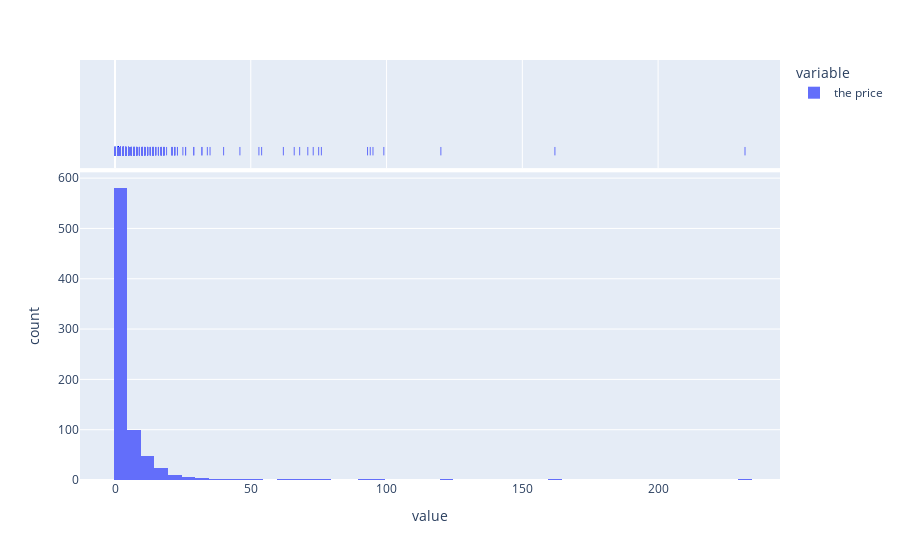
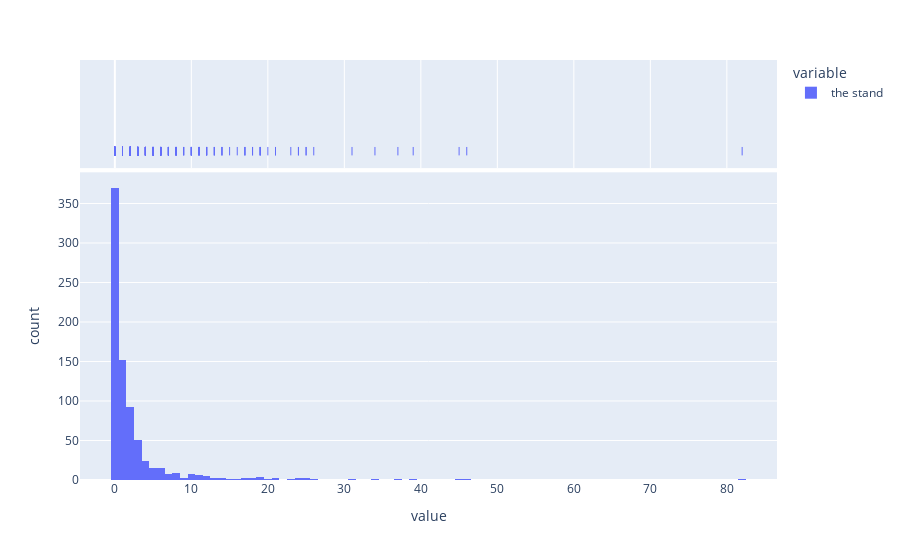

Notebook source saved alongside these figures, in order:
### Code cell
for phrase in product_attribute_counts.columns[1:]:
    fig = px.histogram(product_attribute_counts[phrase], marginal='rug')
    fig.show()

### Figure 1 — Plotly figure (JSON) as saved in the notebook; plotly's stock layout.template omitted (floating-point values rounded to 4 significant figures; data arrays with more than 128 entries replaced by an {"elided": "..."} marker saying what was removed)
{"data": [{"alignmentgroup": "True", "bingroup": "x", "hovertemplate": "variable=the price<br>value=%{x}<br>count=%{y}<extra></extra>", "legendgroup": "the price", "marker": {"color": "#636efa", "pattern": {"shape": ""}}, "name": "the price", "offsetgroup": "the price", "orientation": "v", "showlegend": true, "type": "histogram", "x": {"elided": "789 int values"}, "xaxis": "x", "yaxis": "y"}, {"alignmentgroup": "True", "boxpoints": "all", "fillcolor": "rgba(255,255,255,0)", "hoveron": "points", "hovertemplate": "variable=the price<br>value=%{x}<extra></extra>", "jitter": 0, "legendgroup": "the price", "line": {"color": "rgba(255,255,255,0)"}, "marker": {"color": "#636efa", "symbol": "line-ns-open"}, "name": "the price", "offsetgroup": "the price", "showlegend": false, "type": "box", "x": {"elided": "789 int values"}, "xaxis": "x2", "yaxis": "y2"}], "layout": {"barmode": "relative", "legend": {"title": {"text": "variable"}, "tracegroupgap": 0}, "margin": {"t": 60}, "xaxis": {"anchor": "y", "domain": [0, 1], "title": {"text": "value"}}, "xaxis2": {"anchor": "y2", "domain": [0, 1], "matches": "x", "showgrid": true, "showticklabels": false}, "yaxis": {"anchor": "x", "domain": [0, 0.7326], "title": {"text": "count"}}, "yaxis2": {"anchor": "x2", "domain": [0.7426, 1], "matches": "y2", "showgrid": false, "showline": false, "showticklabels": false, "ticks": ""}}}

### Figure 2 — Plotly figure (JSON) as saved in the notebook; plotly's stock layout.template omitted (floating-point values rounded to 4 significant figures; data arrays with more than 128 entries replaced by an {"elided": "..."} marker saying what was removed)
{"data": [{"alignmentgroup": "True", "bingroup": "x", "hovertemplate": "variable=the stand<br>value=%{x}<br>count=%{y}<extra></extra>", "legendgroup": "the stand", "marker": {"color": "#636efa", "pattern": {"shape": ""}}, "name": "the stand", "offsetgroup": "the stand", "orientation": "v", "showlegend": true, "type": "histogram", "x": {"elided": "789 int values"}, "xaxis": "x", "yaxis": "y"}, {"alignmentgroup": "True", "boxpoints": "all", "fillcolor": "rgba(255,255,255,0)", "hoveron": "points", "hovertemplate": "variable=the stand<br>value=%{x}<extra></extra>", "jitter": 0, "legendgroup": "the stand", "line": {"color": "rgba(255,255,255,0)"}, "marker": {"color": "#636efa", "symbol": "line-ns-open"}, "name": "the stand", "offsetgroup": "the stand", "showlegend": false, "type": "box", "x": {"elided": "789 int values"}, "xaxis": "x2", "yaxis": "y2"}], "layout": {"barmode": "relative", "legend": {"title": {"text": "variable"}, "tracegroupgap": 0}, "margin": {"t": 60}, "xaxis": {"anchor": "y", "domain": [0, 1], "title": {"text": "value"}}, "xaxis2": {"anchor": "y2", "domain": [0, 1], "matches": "x", "showgrid": true, "showticklabels": false}, "yaxis": {"anchor": "x", "domain": [0, 0.7326], "title": {"text": "count"}}, "yaxis2": {"anchor": "x2", "domain": [0.7426, 1], "matches": "y2", "showgrid": false, "showline": false, "showticklabels": false, "ticks": ""}}}
